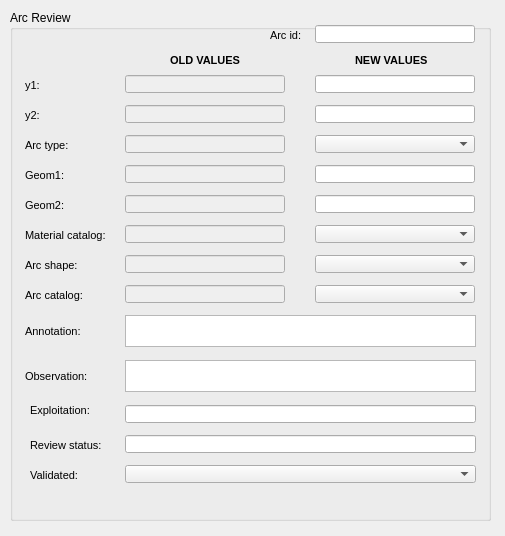
<?xml version="1.0" encoding="UTF-8"?>
<ui version="4.0">
 <class>review_audit_arc</class>
 <widget class="QDialog" name="review_audit_arc">
  <property name="geometry">
   <rect>
    <x>0</x>
    <y>0</y>
    <width>505</width>
    <height>536</height>
   </rect>
  </property>
  <property name="windowTitle">
   <string>Review audit arc</string>
  </property>
  <widget class="QGroupBox" name="groupBox">
   <property name="geometry">
    <rect>
     <x>10</x>
     <y>10</y>
     <width>481</width>
     <height>511</height>
    </rect>
   </property>
   <property name="title">
    <string>Arc Review</string>
   </property>
   <widget class="QLineEdit" name="arc_id">
    <property name="enabled">
     <bool>true</bool>
    </property>
    <property name="geometry">
     <rect>
      <x>305</x>
      <y>15</y>
      <width>160</width>
      <height>18</height>
     </rect>
    </property>
    <property name="font">
     <font>
      <family>Arial</family>
      <italic>false</italic>
     </font>
    </property>
    <property name="text">
     <string/>
    </property>
    <property name="maxLength">
     <number>500</number>
    </property>
    <property name="echoMode">
     <enum>QLineEdit::Normal</enum>
    </property>
   </widget>
   <widget class="QLabel" name="id_label">
    <property name="geometry">
     <rect>
      <x>260</x>
      <y>15</y>
      <width>51</width>
      <height>21</height>
     </rect>
    </property>
    <property name="font">
     <font>
      <family>Arial</family>
      <pointsize>8</pointsize>
      <weight>50</weight>
      <bold>false</bold>
     </font>
    </property>
    <property name="text">
     <string>Arc id:</string>
    </property>
   </widget>
   <widget class="QLabel" name="old_values">
    <property name="geometry">
     <rect>
      <x>160</x>
      <y>40</y>
      <width>91</width>
      <height>21</height>
     </rect>
    </property>
    <property name="font">
     <font>
      <family>Arial</family>
      <pointsize>8</pointsize>
      <weight>75</weight>
      <bold>true</bold>
     </font>
    </property>
    <property name="text">
     <string>OLD VALUES</string>
    </property>
   </widget>
   <widget class="QLabel" name="new_values">
    <property name="geometry">
     <rect>
      <x>345</x>
      <y>40</y>
      <width>91</width>
      <height>21</height>
     </rect>
    </property>
    <property name="font">
     <font>
      <family>Arial</family>
      <pointsize>8</pointsize>
      <weight>75</weight>
      <bold>true</bold>
     </font>
    </property>
    <property name="text">
     <string>NEW VALUES</string>
    </property>
   </widget>
   <widget class="QLabel" name="label_y1">
    <property name="geometry">
     <rect>
      <x>15</x>
      <y>65</y>
      <width>91</width>
      <height>21</height>
     </rect>
    </property>
    <property name="font">
     <font>
      <family>Arial</family>
      <pointsize>8</pointsize>
      <weight>50</weight>
      <bold>false</bold>
     </font>
    </property>
    <property name="text">
     <string>y1:</string>
    </property>
   </widget>
   <widget class="QLineEdit" name="old_y1">
    <property name="enabled">
     <bool>false</bool>
    </property>
    <property name="geometry">
     <rect>
      <x>115</x>
      <y>65</y>
      <width>160</width>
      <height>18</height>
     </rect>
    </property>
    <property name="styleSheet">
     <string notr="true"/>
    </property>
   </widget>
   <widget class="QLineEdit" name="new_y1">
    <property name="geometry">
     <rect>
      <x>305</x>
      <y>65</y>
      <width>160</width>
      <height>18</height>
     </rect>
    </property>
    <property name="styleSheet">
     <string notr="true"/>
    </property>
   </widget>
   <widget class="QLineEdit" name="old_y2">
    <property name="enabled">
     <bool>false</bool>
    </property>
    <property name="geometry">
     <rect>
      <x>115</x>
      <y>95</y>
      <width>160</width>
      <height>18</height>
     </rect>
    </property>
    <property name="styleSheet">
     <string notr="true"/>
    </property>
   </widget>
   <widget class="QLabel" name="label_y2">
    <property name="geometry">
     <rect>
      <x>15</x>
      <y>95</y>
      <width>91</width>
      <height>21</height>
     </rect>
    </property>
    <property name="font">
     <font>
      <family>Arial</family>
      <pointsize>8</pointsize>
      <weight>50</weight>
      <bold>false</bold>
     </font>
    </property>
    <property name="text">
     <string>y2:</string>
    </property>
   </widget>
   <widget class="QLineEdit" name="new_y2">
    <property name="geometry">
     <rect>
      <x>305</x>
      <y>95</y>
      <width>160</width>
      <height>18</height>
     </rect>
    </property>
    <property name="styleSheet">
     <string notr="true"/>
    </property>
   </widget>
   <widget class="QLabel" name="label_annotation">
    <property name="geometry">
     <rect>
      <x>15</x>
      <y>310</y>
      <width>91</width>
      <height>22</height>
     </rect>
    </property>
    <property name="font">
     <font>
      <pointsize>8</pointsize>
     </font>
    </property>
    <property name="frameShape">
     <enum>QFrame::NoFrame</enum>
    </property>
    <property name="frameShadow">
     <enum>QFrame::Plain</enum>
    </property>
    <property name="text">
     <string>Annotation:</string>
    </property>
    <property name="textFormat">
     <enum>Qt::AutoText</enum>
    </property>
    <property name="scaledContents">
     <bool>false</bool>
    </property>
    <property name="alignment">
     <set>Qt::AlignLeading|Qt::AlignLeft|Qt::AlignVCenter</set>
    </property>
    <property name="margin">
     <number>3</number>
    </property>
   </widget>
   <widget class="QTextEdit" name="annotation">
    <property name="geometry">
     <rect>
      <x>115</x>
      <y>305</y>
      <width>351</width>
      <height>32</height>
     </rect>
    </property>
    <property name="frameShape">
     <enum>QFrame::StyledPanel</enum>
    </property>
    <property name="frameShadow">
     <enum>QFrame::Raised</enum>
    </property>
   </widget>
   <widget class="QLabel" name="label_observ">
    <property name="geometry">
     <rect>
      <x>15</x>
      <y>355</y>
      <width>90</width>
      <height>22</height>
     </rect>
    </property>
    <property name="font">
     <font>
      <pointsize>8</pointsize>
     </font>
    </property>
    <property name="frameShape">
     <enum>QFrame::NoFrame</enum>
    </property>
    <property name="frameShadow">
     <enum>QFrame::Plain</enum>
    </property>
    <property name="text">
     <string>Observation:</string>
    </property>
    <property name="textFormat">
     <enum>Qt::AutoText</enum>
    </property>
    <property name="scaledContents">
     <bool>false</bool>
    </property>
    <property name="alignment">
     <set>Qt::AlignLeading|Qt::AlignLeft|Qt::AlignVCenter</set>
    </property>
    <property name="margin">
     <number>3</number>
    </property>
   </widget>
   <widget class="QTextEdit" name="observ">
    <property name="geometry">
     <rect>
      <x>115</x>
      <y>350</y>
      <width>351</width>
      <height>32</height>
     </rect>
    </property>
   </widget>
   <widget class="QLabel" name="label_exploitation">
    <property name="geometry">
     <rect>
      <x>20</x>
      <y>390</y>
      <width>71</width>
      <height>21</height>
     </rect>
    </property>
    <property name="font">
     <font>
      <family>Arial</family>
      <pointsize>8</pointsize>
      <weight>50</weight>
      <bold>false</bold>
     </font>
    </property>
    <property name="text">
     <string>Exploitation: </string>
    </property>
   </widget>
   <widget class="QLineEdit" name="old_geom2">
    <property name="enabled">
     <bool>false</bool>
    </property>
    <property name="geometry">
     <rect>
      <x>115</x>
      <y>185</y>
      <width>160</width>
      <height>18</height>
     </rect>
    </property>
    <property name="styleSheet">
     <string notr="true"/>
    </property>
   </widget>
   <widget class="QLabel" name="label_geom2">
    <property name="geometry">
     <rect>
      <x>15</x>
      <y>185</y>
      <width>91</width>
      <height>21</height>
     </rect>
    </property>
    <property name="font">
     <font>
      <family>Arial</family>
      <pointsize>8</pointsize>
      <weight>50</weight>
      <bold>false</bold>
     </font>
    </property>
    <property name="text">
     <string>Geom2:</string>
    </property>
   </widget>
   <widget class="QLineEdit" name="old_geom1">
    <property name="enabled">
     <bool>false</bool>
    </property>
    <property name="geometry">
     <rect>
      <x>115</x>
      <y>155</y>
      <width>160</width>
      <height>18</height>
     </rect>
    </property>
    <property name="styleSheet">
     <string notr="true"/>
    </property>
   </widget>
   <widget class="QLabel" name="label_geom1">
    <property name="geometry">
     <rect>
      <x>15</x>
      <y>155</y>
      <width>91</width>
      <height>21</height>
     </rect>
    </property>
    <property name="font">
     <font>
      <family>Arial</family>
      <pointsize>8</pointsize>
      <weight>50</weight>
      <bold>false</bold>
     </font>
    </property>
    <property name="text">
     <string>Geom1:</string>
    </property>
   </widget>
   <widget class="QLineEdit" name="new_geom2">
    <property name="geometry">
     <rect>
      <x>305</x>
      <y>185</y>
      <width>160</width>
      <height>18</height>
     </rect>
    </property>
    <property name="styleSheet">
     <string notr="true"/>
    </property>
   </widget>
   <widget class="QLineEdit" name="new_geom1">
    <property name="geometry">
     <rect>
      <x>305</x>
      <y>155</y>
      <width>160</width>
      <height>18</height>
     </rect>
    </property>
    <property name="styleSheet">
     <string notr="true"/>
    </property>
   </widget>
   <widget class="QLineEdit" name="old_arc_type">
    <property name="enabled">
     <bool>false</bool>
    </property>
    <property name="geometry">
     <rect>
      <x>115</x>
      <y>125</y>
      <width>160</width>
      <height>18</height>
     </rect>
    </property>
    <property name="styleSheet">
     <string notr="true"/>
    </property>
   </widget>
  </widget>
  <widget class="QLabel" name="label_arc_type">
   <property name="geometry">
    <rect>
     <x>25</x>
     <y>135</y>
     <width>91</width>
     <height>21</height>
    </rect>
   </property>
   <property name="font">
    <font>
     <family>Arial</family>
     <pointsize>8</pointsize>
     <weight>50</weight>
     <bold>false</bold>
    </font>
   </property>
   <property name="text">
    <string>Arc type:</string>
   </property>
  </widget>
  <widget class="QComboBox" name="new_arc_type">
   <property name="geometry">
    <rect>
     <x>315</x>
     <y>135</y>
     <width>160</width>
     <height>18</height>
    </rect>
   </property>
   <property name="frame">
    <bool>true</bool>
   </property>
  </widget>
  <widget class="QLabel" name="label_material_catalog">
   <property name="geometry">
    <rect>
     <x>25</x>
     <y>225</y>
     <width>91</width>
     <height>21</height>
    </rect>
   </property>
   <property name="font">
    <font>
     <family>Arial</family>
     <pointsize>8</pointsize>
     <weight>50</weight>
     <bold>false</bold>
    </font>
   </property>
   <property name="text">
    <string>Material catalog:</string>
   </property>
  </widget>
  <widget class="QComboBox" name="new_matcat_id">
   <property name="geometry">
    <rect>
     <x>315</x>
     <y>225</y>
     <width>160</width>
     <height>18</height>
    </rect>
   </property>
   <property name="frame">
    <bool>true</bool>
   </property>
  </widget>
  <widget class="QLabel" name="label_arc_shape">
   <property name="geometry">
    <rect>
     <x>25</x>
     <y>255</y>
     <width>91</width>
     <height>21</height>
    </rect>
   </property>
   <property name="font">
    <font>
     <family>Arial</family>
     <pointsize>8</pointsize>
     <weight>50</weight>
     <bold>false</bold>
    </font>
   </property>
   <property name="text">
    <string>Arc shape:</string>
   </property>
  </widget>
  <widget class="QComboBox" name="new_shape">
   <property name="geometry">
    <rect>
     <x>315</x>
     <y>255</y>
     <width>160</width>
     <height>18</height>
    </rect>
   </property>
   <property name="frame">
    <bool>true</bool>
   </property>
  </widget>
  <widget class="QLabel" name="label_arc_catalog">
   <property name="geometry">
    <rect>
     <x>25</x>
     <y>285</y>
     <width>91</width>
     <height>21</height>
    </rect>
   </property>
   <property name="font">
    <font>
     <family>Arial</family>
     <pointsize>8</pointsize>
     <weight>50</weight>
     <bold>false</bold>
    </font>
   </property>
   <property name="text">
    <string>Arc catalog:</string>
   </property>
  </widget>
  <widget class="QComboBox" name="new_arccat_id">
   <property name="geometry">
    <rect>
     <x>315</x>
     <y>285</y>
     <width>160</width>
     <height>18</height>
    </rect>
   </property>
   <property name="frame">
    <bool>true</bool>
   </property>
  </widget>
  <widget class="QLineEdit" name="expl_id">
   <property name="geometry">
    <rect>
     <x>125</x>
     <y>405</y>
     <width>351</width>
     <height>18</height>
    </rect>
   </property>
   <property name="styleSheet">
    <string notr="true"/>
   </property>
  </widget>
  <widget class="QLineEdit" name="review_status_id">
   <property name="geometry">
    <rect>
     <x>125</x>
     <y>435</y>
     <width>351</width>
     <height>18</height>
    </rect>
   </property>
   <property name="styleSheet">
    <string notr="true"/>
   </property>
  </widget>
  <widget class="QLabel" name="label_review_status">
   <property name="geometry">
    <rect>
     <x>30</x>
     <y>435</y>
     <width>86</width>
     <height>21</height>
    </rect>
   </property>
   <property name="font">
    <font>
     <family>Arial</family>
     <pointsize>8</pointsize>
     <weight>50</weight>
     <bold>false</bold>
    </font>
   </property>
   <property name="text">
    <string>Review status:</string>
   </property>
  </widget>
  <widget class="QComboBox" name="is_validated">
   <property name="geometry">
    <rect>
     <x>125</x>
     <y>465</y>
     <width>351</width>
     <height>18</height>
    </rect>
   </property>
   <property name="frame">
    <bool>true</bool>
   </property>
  </widget>
  <widget class="QLabel" name="label_review_status_2">
   <property name="geometry">
    <rect>
     <x>30</x>
     <y>465</y>
     <width>51</width>
     <height>21</height>
    </rect>
   </property>
   <property name="font">
    <font>
     <family>Arial</family>
     <pointsize>8</pointsize>
     <weight>50</weight>
     <bold>false</bold>
    </font>
   </property>
   <property name="text">
    <string>Validated:</string>
   </property>
  </widget>
  <widget class="QLineEdit" name="old_matcat_id">
   <property name="enabled">
    <bool>false</bool>
   </property>
   <property name="geometry">
    <rect>
     <x>125</x>
     <y>225</y>
     <width>160</width>
     <height>18</height>
    </rect>
   </property>
   <property name="styleSheet">
    <string notr="true"/>
   </property>
  </widget>
  <widget class="QLineEdit" name="old_shape">
   <property name="enabled">
    <bool>false</bool>
   </property>
   <property name="geometry">
    <rect>
     <x>125</x>
     <y>255</y>
     <width>160</width>
     <height>18</height>
    </rect>
   </property>
   <property name="styleSheet">
    <string notr="true"/>
   </property>
  </widget>
  <widget class="QLineEdit" name="old_arccat_id">
   <property name="enabled">
    <bool>false</bool>
   </property>
   <property name="geometry">
    <rect>
     <x>125</x>
     <y>285</y>
     <width>160</width>
     <height>18</height>
    </rect>
   </property>
   <property name="styleSheet">
    <string notr="true"/>
   </property>
  </widget>
 </widget>
 <resources/>
 <connections/>
</ui>
